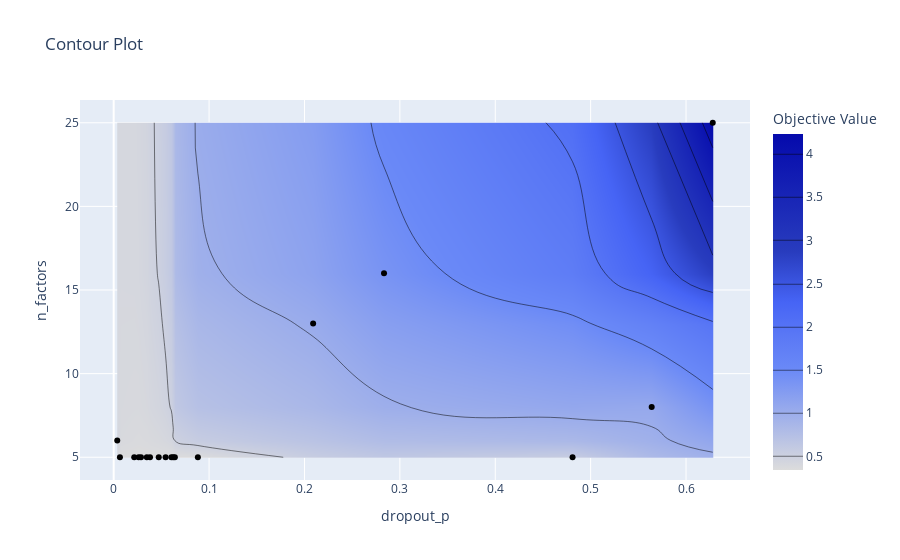

Source (notebook cell):
### Code cell
optuna.visualization.plot_contour(study, params=['n_factors', 'dropout_p'])

### Figure 1 — Plotly figure (JSON) as saved in the notebook; plotly's stock layout.template omitted (floating-point values rounded to 4 significant figures)
{"data": [{"autocontour": true, "colorbar": {"title": {"text": "Objective Value"}}, "colorscale": [[0, "rgb(220,220,220)"], [0.3, "rgb(106,137,247)"], [0.4, "rgb(90,120,245)"], [0.5, "rgb(70,100,245)"], [0.65, "rgb(40,60,190)"], [1, "rgb(5,10,172)"]], "connectgaps": true, "contours": {"coloring": "heatmap", "end": 4, "size": 0.5, "start": 0.5}, "hoverinfo": "none", "line": {"smoothing": 1.3}, "type": "contour", "x": [0.003724, 0.006508, 0.02154, 0.02612, 0.0286, 0.03471, 0.03809, 0.04722, 0.05441, 0.06047, 0.06238, 0.06411, 0.08822, 0.2091, 0.2834, 0.481, 0.564, 0.628], "y": [5, 6, 8, 13, 16, 25], "z": [[null, 0.3517, 0.3495, 0.3463, 0.3507, 0.3493, 0.3492, 0.3488, 0.3487, 0.3459, 0.3458, 0.346, 0.343, null, null, 0.5487, null, null], [0.4253, null, null, null, null, null, null, null, null, null, null, null, null, null, null, null, null, null], [null, null, null, null, null, null, null, null, null, null, null, null, null, null, null, null, 1.063, null], [null, null, null, null, null, null, null, null, null, null, null, null, null, 1.026, null, null, null, null], [null, null, null, null, null, null, null, null, null, null, null, null, null, null, 1.36, null, null, null], [null, null, null, null, null, null, null, null, null, null, null, null, null, null, null, null, null, 4.232]]}, {"marker": {"color": "black"}, "mode": "markers", "showlegend": false, "type": "scatter", "x": [0.2834, 0.2091, 0.003724, 0.628, 0.564, 0.04722, 0.0286, 0.006508, 0.481, 0.02154, 0.06047, 0.06411, 0.05441, 0.03471, 0.03809, 0.02612, 0.06238, 0.08822], "y": [16, 13, 6, 25, 8, 5, 5, 5, 5, 5, 5, 5, 5, 5, 5, 5, 5, 5]}], "layout": {"autosize": true, "title": {"text": "Contour Plot"}, "xaxis": {"autorange": true, "range": [-0.03359, 0.6653], "title": {"text": "dropout_p"}, "type": "linear"}, "yaxis": {"autorange": true, "range": [3.535, 26.46], "title": {"text": "n_factors"}, "type": "linear"}}}
